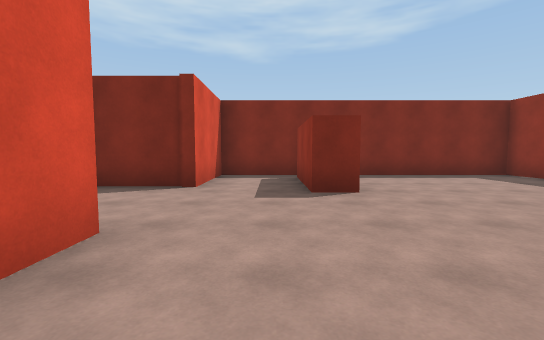
[1] (above)

24 first-person views from a walk through a scene from a Unity 3-D project. The camera is 1.3 m above the floor, tilts 4° down and sees 90° across. The floor is counted in squares, 2 m on a side. Each view is taken from the middle of a square. On the plan, view 1 faces up. The plan holds only what a view shows up to about 9 squares ahead; the rest is blank. The place goes on beyond the plan. The player character is not drawn.

[2]
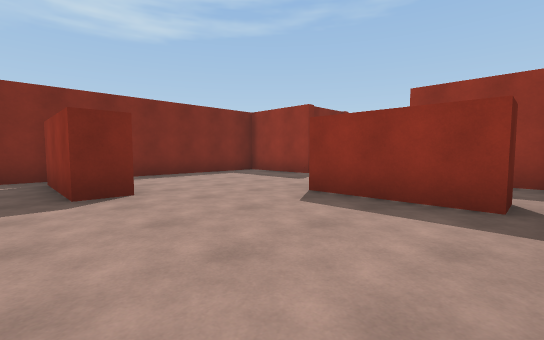

[3]
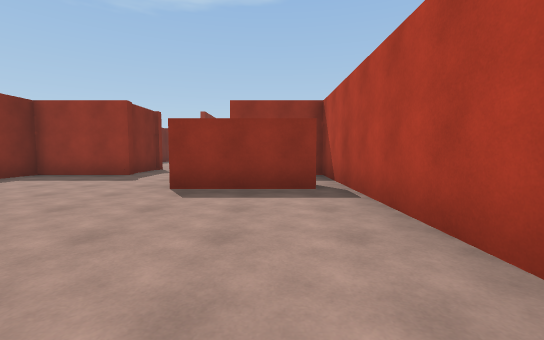

[4]
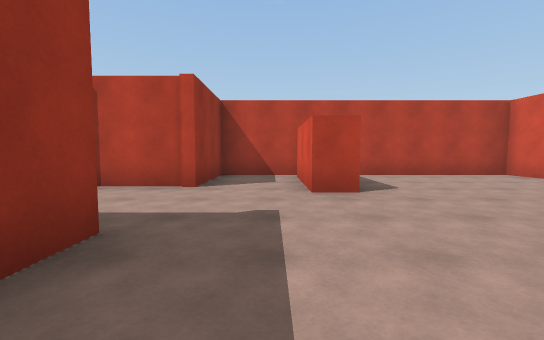

[5]
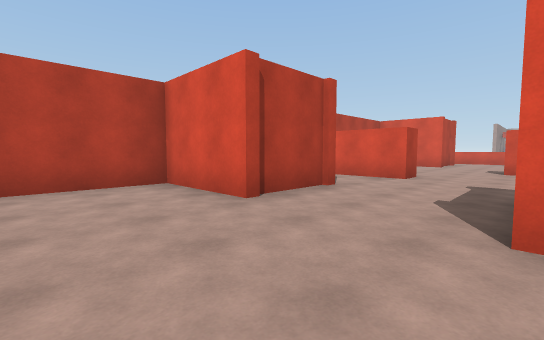

[6]
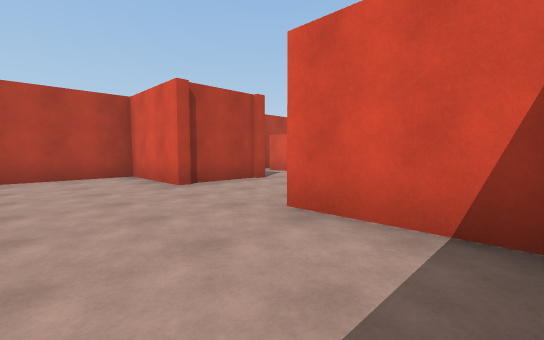

[7]
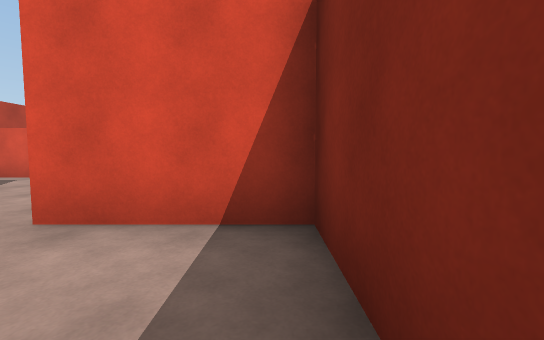

[8]
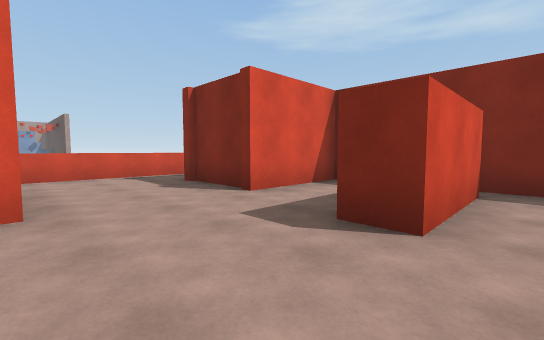

[9]
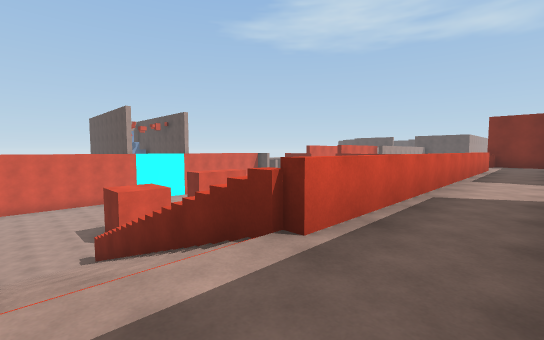

[10]
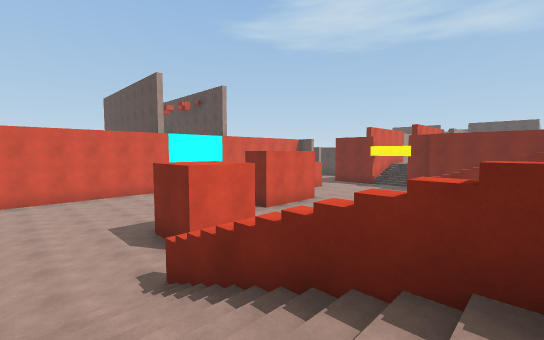

[11]
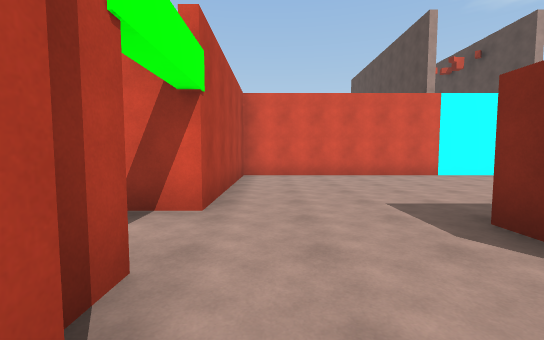

[12]
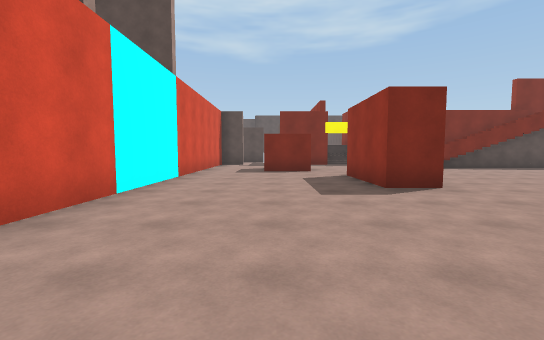

[13]
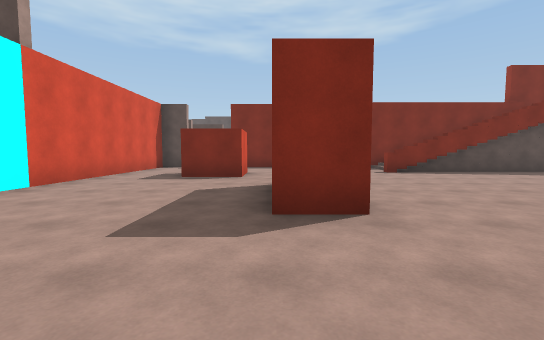

[14]
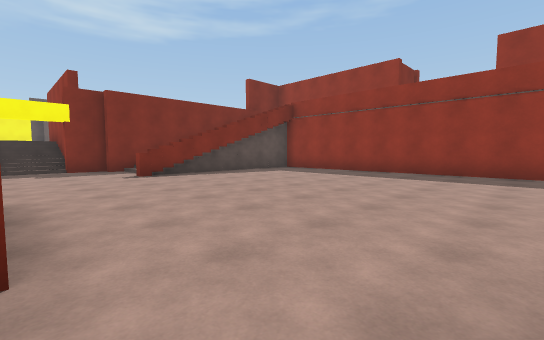

[15]
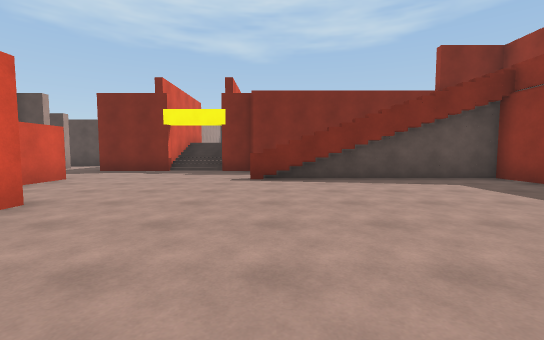

[16]
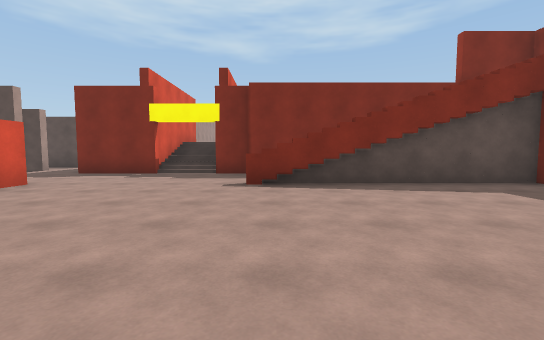

[17]
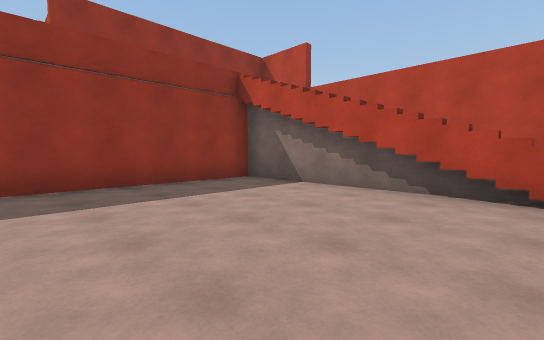

[18]
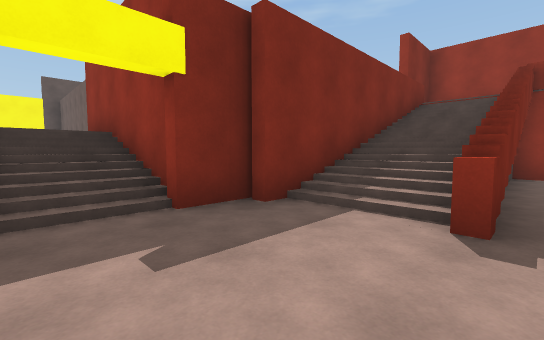

[19]
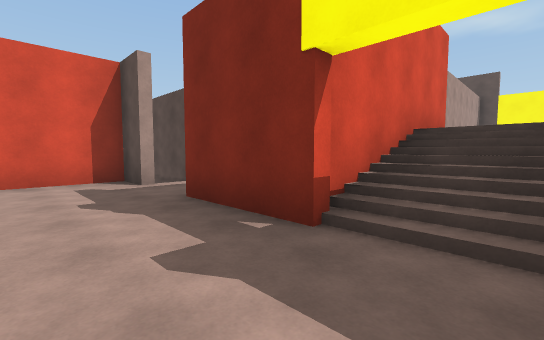

[20]
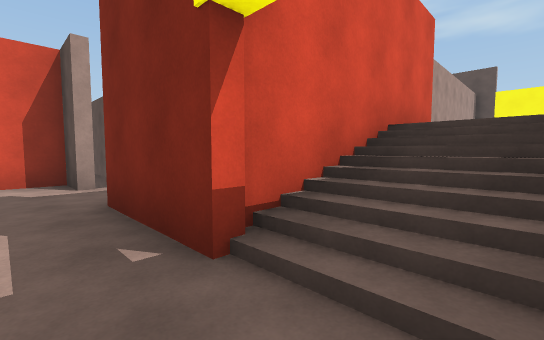

[21]
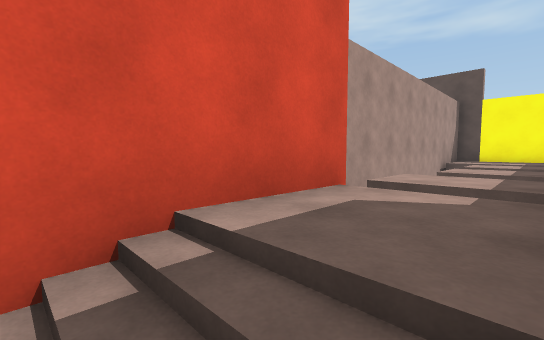

[22]
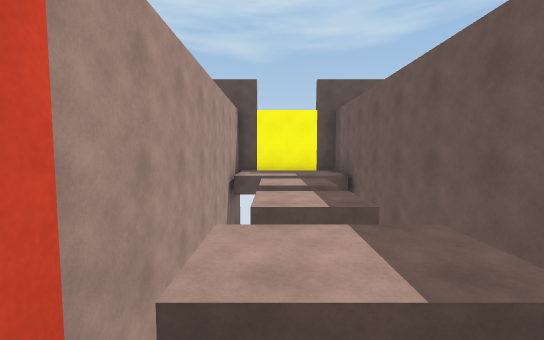

[23]
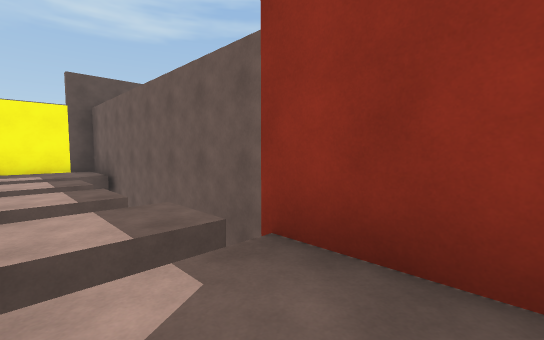

[24]
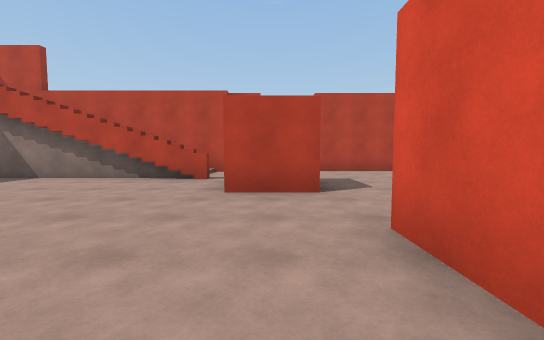

### Floor plan
Key: @ floor where view 1 was taken; # wall or solid block; . main floor; : floor 2 m higher than the main floor; + floor 4 m higher than the main floor; / step, stairs or slope; = window, fence, low wall or low ledge; ^ raised ledge; v drop or lower ground; O other object.
Columns run from 22 left of view 1 to 11 right of it. Each row starts with its distance up from view 1.
 24        ####
 23        #v:#
 22        #vv#
 21        #vv#
 20        #vv#
 19        #vv#
 18        #vv#
 17        #::#
 16        #vv#
 15        #::#
 14        #::#
 13        #//#
 12 ####.  #//#
 11   ##..##//######^##
 10   #........//////  #
  9   #........////// +#
  8   #.. #....OOO##O++ ##############
  7   #..##.........=++ #++++++++##+++
  6   #.............=++ #++#+++++##+++
  5   #....##.......=++##++#+++++##+++
  4   #....##.......=+++++++++++++++++
  3   #....##.......=+++++++++++++++++
  2   #.............=++ #+++++#++##+++
  1   #.............=++ #+++++#++##+++
  0   #......#......=++ #+@++++++##+++
 -1   #........OOOOOO++ ##############
 -2   #........//////++
 -3   #........//////++
 -4   ######..######^##
 -5        #.

Positions as (right, up) in squares from view 1, and headings:
1: (0, 0), facing up
2: (0, 0), facing up-right
3: (-1, 1), facing right
4: (5, 7), facing down
5: (11, 5), facing down-left
6: (11, 7), facing down-left
7: (11, 7), facing left
8: (2, 2), facing up-left
9: (-4, -3), facing up-left
10: (-8, -3), facing up-left
11: (-11, -3), facing left
12: (-17, -2), facing up
13: (-15, 0), facing up
14: (-14, 1), facing up-right
15: (-11, 2), facing up
16: (-11, 3), facing up
17: (-11, 3), facing down-right
18: (-14, 8), facing up-right
19: (-13, 9), facing up-left
20: (-13, 10), facing up-left
21: (-13, 13), facing up-left
22: (-14, 15), facing up
23: (-14, 14), facing up-right
24: (-13, 5), facing down
